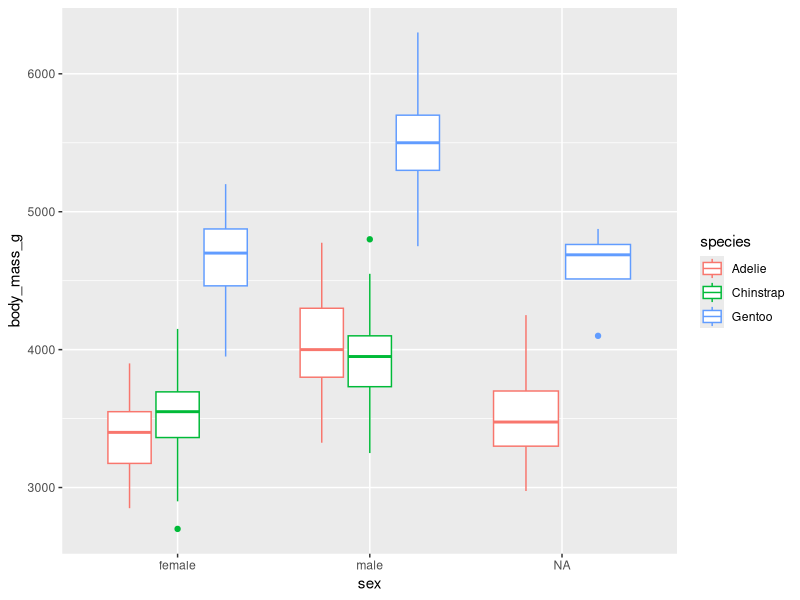

This chart was generated by the following R code: (Note: this script raises an error after producing the figure.)
## ---- chunk 1
knitr::opts_chunk$set(echo = FALSE, message = FALSE, warning = FALSE)
## ---- chunk 2
library(palmerpenguins)
library(tidyverse)
penguins %>%
  ggplot(aes(x = sex, y = body_mass_g, color = species)) +
  geom_boxplot()
## ---- chunk 3
knitr::include_graphics("../little_thing.jpeg")
